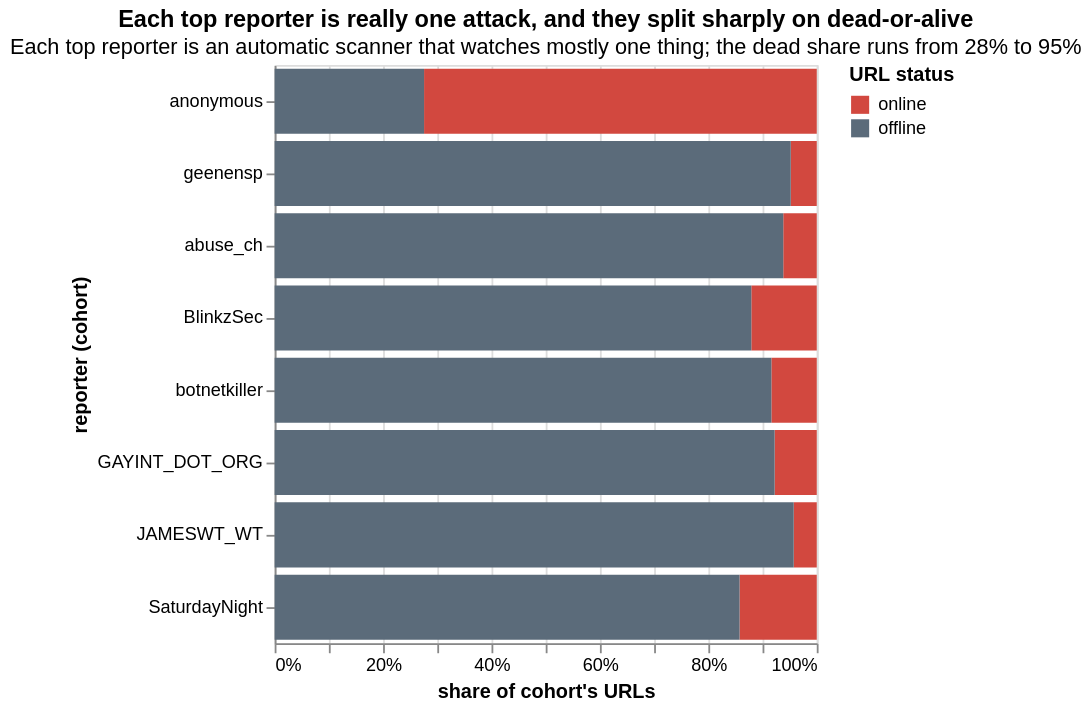

Vega-Lite specification for this chart:
### Vega-Lite specification from a JSON file in a GitHub repository (floating-point values rounded to 4 significant figures)
{"$schema": "https://vega.github.io/schema/vega-lite/v5.json", "title": {"text": "Each top reporter is really one attack, and they split sharply on dead-or-alive", "subtitle": "Each top reporter is an automatic scanner that watches mostly one thing; the dead share runs from 28% to 95%"}, "width": "container", "height": 320, "data": {"values": [{"reporter": "anonymous", "url_status": "online", "share": 0.7244, "n": 6955, "offline_pct": 0.276, "dominant_tag": "SmartLoader", "dominant_tag_share": 0.728, "ip_pct": 0.006}, {"reporter": "anonymous", "url_status": "offline", "share": 0.2756, "n": 6955, "offline_pct": 0.276, "dominant_tag": "SmartLoader", "dominant_tag_share": 0.728, "ip_pct": 0.006}, {"reporter": "geenensp", "url_status": "online", "share": 0.048, "n": 6015, "offline_pct": 0.952, "dominant_tag": "elf", "dominant_tag_share": 0.998, "ip_pct": 1.0}, {"reporter": "geenensp", "url_status": "offline", "share": 0.952, "n": 6015, "offline_pct": 0.952, "dominant_tag": "elf", "dominant_tag_share": 0.998, "ip_pct": 1.0}, {"reporter": "abuse_ch", "url_status": "online", "share": 0.0618, "n": 2507, "offline_pct": 0.938, "dominant_tag": "ua-wget", "dominant_tag_share": 0.657, "ip_pct": 0.735}, {"reporter": "abuse_ch", "url_status": "offline", "share": 0.9382, "n": 2507, "offline_pct": 0.938, "dominant_tag": "ua-wget", "dominant_tag_share": 0.657, "ip_pct": 0.735}, {"reporter": "BlinkzSec", "url_status": "online", "share": 0.1207, "n": 1524, "offline_pct": 0.879, "dominant_tag": "elf", "dominant_tag_share": 0.692, "ip_pct": 0.965}, {"reporter": "BlinkzSec", "url_status": "offline", "share": 0.8793, "n": 1524, "offline_pct": 0.879, "dominant_tag": "elf", "dominant_tag_share": 0.692, "ip_pct": 0.965}, {"reporter": "botnetkiller", "url_status": "online", "share": 0.0837, "n": 1374, "offline_pct": 0.916, "dominant_tag": "ua-wget", "dominant_tag_share": 0.991, "ip_pct": 0.908}, {"reporter": "botnetkiller", "url_status": "offline", "share": 0.9163, "n": 1374, "offline_pct": 0.916, "dominant_tag": "ua-wget", "dominant_tag_share": 0.991, "ip_pct": 0.908}, {"reporter": "GAYINT_DOT_ORG", "url_status": "online", "share": 0.0777, "n": 1222, "offline_pct": 0.922, "dominant_tag": "Mozi", "dominant_tag_share": 0.63, "ip_pct": 1.0}, {"reporter": "GAYINT_DOT_ORG", "url_status": "offline", "share": 0.9223, "n": 1222, "offline_pct": 0.922, "dominant_tag": "Mozi", "dominant_tag_share": 0.63, "ip_pct": 1.0}, {"reporter": "JAMESWT_WT", "url_status": "online", "share": 0.0425, "n": 424, "offline_pct": 0.958, "dominant_tag": "PDQConnect", "dominant_tag_share": 0.007, "ip_pct": 0.198}, {"reporter": "JAMESWT_WT", "url_status": "offline", "share": 0.9575, "n": 424, "offline_pct": 0.958, "dominant_tag": "PDQConnect", "dominant_tag_share": 0.007, "ip_pct": 0.198}, {"reporter": "SaturdayNight", "url_status": "online", "share": 0.1424, "n": 288, "offline_pct": 0.858, "dominant_tag": "botnet", "dominant_tag_share": 1.0, "ip_pct": 0.993}, {"reporter": "SaturdayNight", "url_status": "offline", "share": 0.8576, "n": 288, "offline_pct": 0.858, "dominant_tag": "botnet", "dominant_tag_share": 1.0, "ip_pct": 0.993}]}, "mark": {"type": "bar", "tooltip": true}, "encoding": {"y": {"field": "reporter", "type": "nominal", "title": "reporter (cohort)", "sort": ["anonymous", "geenensp", "abuse_ch", "BlinkzSec", "botnetkiller", "GAYINT_DOT_ORG", "JAMESWT_WT", "SaturdayNight"]}, "x": {"field": "share", "type": "quantitative", "stack": "normalize", "title": "share of cohort's URLs", "axis": {"format": "%"}}, "color": {"field": "url_status", "type": "nominal", "title": "URL status", "scale": {"domain": ["online", "offline"], "range": ["#d2483f", "#5b6b7a"]}}, "order": {"field": "url_status"}}}
